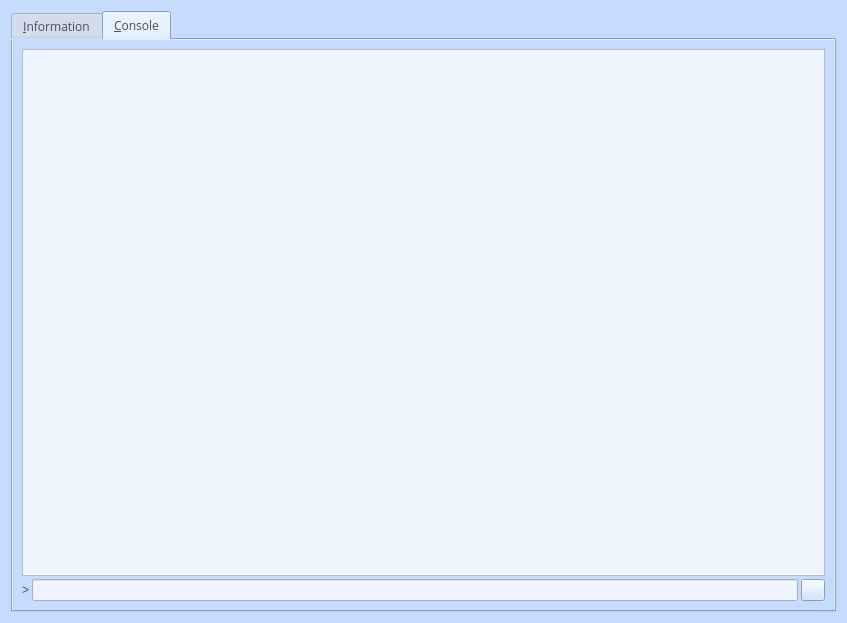
<?xml version="1.0" encoding="UTF-8"?>
<ui version="4.0">
 <class>RPCConsole</class>
 <widget class="QDialog" name="RPCConsole">
  <property name="geometry">
   <rect>
    <x>0</x>
    <y>0</y>
    <width>847</width>
    <height>623</height>
   </rect>
  </property>
  <property name="font">
   <font>
    <family>Open Sans,sans-serif</family>
   </font>
  </property>
  <property name="windowTitle">
   <string>InkWayCoin - Debug window</string>
  </property>
  <property name="styleSheet">
   <string notr="true">color:#505050;
font-family:'Open Sans,sans-serif';
background-color:rgb(198, 220, 255);</string>
  </property>
  <property name="sizeGripEnabled">
   <bool>false</bool>
  </property>
  <layout class="QVBoxLayout" name="verticalLayout_2" stretch="0">
   <item>
    <widget class="QTabWidget" name="tabWidget">
     <property name="tabShape">
      <enum>QTabWidget::Rounded</enum>
     </property>
     <property name="currentIndex">
      <number>1</number>
     </property>
     <widget class="QWidget" name="tab_info">
      <attribute name="title">
       <string>&amp;Information</string>
      </attribute>
      <layout class="QGridLayout" name="gridLayout" columnstretch="0,1">
       <property name="horizontalSpacing">
        <number>12</number>
       </property>
       <item row="7" column="0">
        <widget class="QLabel" name="label_11">
         <property name="font">
          <font>
           <family>Open Sans,sans-serif</family>
          </font>
         </property>
         <property name="text">
          <string>Network</string>
         </property>
        </widget>
       </item>
       <item row="3" column="1">
        <widget class="QLabel" name="openSSLVersion">
         <property name="cursor">
          <cursorShape>IBeamCursor</cursorShape>
         </property>
         <property name="text">
          <string>N/A</string>
         </property>
         <property name="textFormat">
          <enum>Qt::PlainText</enum>
         </property>
         <property name="textInteractionFlags">
          <set>Qt::LinksAccessibleByMouse|Qt::TextSelectableByKeyboard|Qt::TextSelectableByMouse</set>
         </property>
        </widget>
       </item>
       <item row="1" column="1">
        <widget class="QLabel" name="clientName">
         <property name="cursor">
          <cursorShape>IBeamCursor</cursorShape>
         </property>
         <property name="text">
          <string>N/A</string>
         </property>
         <property name="textFormat">
          <enum>Qt::PlainText</enum>
         </property>
         <property name="textInteractionFlags">
          <set>Qt::LinksAccessibleByMouse|Qt::TextSelectableByKeyboard|Qt::TextSelectableByMouse</set>
         </property>
        </widget>
       </item>
       <item row="2" column="1">
        <widget class="QLabel" name="clientVersion">
         <property name="cursor">
          <cursorShape>IBeamCursor</cursorShape>
         </property>
         <property name="text">
          <string>N/A</string>
         </property>
         <property name="textFormat">
          <enum>Qt::PlainText</enum>
         </property>
         <property name="textInteractionFlags">
          <set>Qt::LinksAccessibleByMouse|Qt::TextSelectableByKeyboard|Qt::TextSelectableByMouse</set>
         </property>
        </widget>
       </item>
       <item row="4" column="1">
        <widget class="QLabel" name="buildDate">
         <property name="cursor">
          <cursorShape>IBeamCursor</cursorShape>
         </property>
         <property name="text">
          <string>N/A</string>
         </property>
         <property name="textFormat">
          <enum>Qt::PlainText</enum>
         </property>
         <property name="textInteractionFlags">
          <set>Qt::LinksAccessibleByMouse|Qt::TextSelectableByKeyboard|Qt::TextSelectableByMouse</set>
         </property>
        </widget>
       </item>
       <item row="5" column="1">
        <widget class="QLabel" name="startupTime">
         <property name="cursor">
          <cursorShape>IBeamCursor</cursorShape>
         </property>
         <property name="text">
          <string>N/A</string>
         </property>
         <property name="textFormat">
          <enum>Qt::PlainText</enum>
         </property>
         <property name="textInteractionFlags">
          <set>Qt::LinksAccessibleByMouse|Qt::TextSelectableByKeyboard|Qt::TextSelectableByMouse</set>
         </property>
        </widget>
       </item>
       <item row="9" column="0">
        <widget class="QLabel" name="label_8">
         <property name="text">
          <string>On testnet</string>
         </property>
        </widget>
       </item>
       <item row="8" column="1">
        <widget class="QLabel" name="numberOfConnections">
         <property name="cursor">
          <cursorShape>IBeamCursor</cursorShape>
         </property>
         <property name="text">
          <string>N/A</string>
         </property>
         <property name="textFormat">
          <enum>Qt::PlainText</enum>
         </property>
         <property name="textInteractionFlags">
          <set>Qt::LinksAccessibleByMouse|Qt::TextSelectableByKeyboard|Qt::TextSelectableByMouse</set>
         </property>
        </widget>
       </item>
       <item row="2" column="0">
        <widget class="QLabel" name="label_6">
         <property name="text">
          <string>Client version</string>
         </property>
        </widget>
       </item>
       <item row="1" column="0">
        <widget class="QLabel" name="label_5">
         <property name="text">
          <string>Client name</string>
         </property>
        </widget>
       </item>
       <item row="3" column="0">
        <widget class="QLabel" name="label_14">
         <property name="text">
          <string>Using OpenSSL version</string>
         </property>
         <property name="indent">
          <number>-1</number>
         </property>
        </widget>
       </item>
       <item row="17" column="0">
        <widget class="QPushButton" name="openDebugLogfileButton">
         <property name="toolTip">
          <string>Open the inkwaycoin debug log file from the current data directory. This can take a few seconds for large log files.</string>
         </property>
         <property name="text">
          <string>&amp;Open</string>
         </property>
         <property name="autoDefault">
          <bool>false</bool>
         </property>
        </widget>
       </item>
       <item row="5" column="0">
        <widget class="QLabel" name="label_13">
         <property name="text">
          <string>Startup time</string>
         </property>
        </widget>
       </item>
       <item row="12" column="1">
        <widget class="QLabel" name="numberOfBlocks">
         <property name="cursor">
          <cursorShape>IBeamCursor</cursorShape>
         </property>
         <property name="text">
          <string>N/A</string>
         </property>
         <property name="textFormat">
          <enum>Qt::PlainText</enum>
         </property>
         <property name="textInteractionFlags">
          <set>Qt::LinksAccessibleByMouse|Qt::TextSelectableByKeyboard|Qt::TextSelectableByMouse</set>
         </property>
        </widget>
       </item>
       <item row="4" column="0">
        <widget class="QLabel" name="label_12">
         <property name="text">
          <string>Build date</string>
         </property>
        </widget>
       </item>
       <item row="21" column="0">
        <spacer name="verticalSpacer">
         <property name="orientation">
          <enum>Qt::Vertical</enum>
         </property>
         <property name="sizeHint" stdset="0">
          <size>
           <width>20</width>
           <height>40</height>
          </size>
         </property>
        </spacer>
       </item>
       <item row="16" column="0">
        <widget class="QLabel" name="labelDebugLogfile">
         <property name="font">
          <font>
           <family>Open Sans,sans-serif</family>
          </font>
         </property>
         <property name="text">
          <string>Debug log file</string>
         </property>
        </widget>
       </item>
       <item row="0" column="0">
        <widget class="QLabel" name="label_9">
         <property name="font">
          <font>
           <family>Open Sans,sans-serif</family>
          </font>
         </property>
         <property name="text">
          <string>InkWayCoin Core</string>
         </property>
        </widget>
       </item>
       <item row="15" column="0">
        <spacer name="verticalSpacer_2">
         <property name="orientation">
          <enum>Qt::Vertical</enum>
         </property>
         <property name="sizeHint" stdset="0">
          <size>
           <width>20</width>
           <height>40</height>
          </size>
         </property>
        </spacer>
       </item>
       <item row="11" column="0">
        <widget class="QLabel" name="label_10">
         <property name="font">
          <font>
           <family>Open Sans,sans-serif</family>
          </font>
         </property>
         <property name="text">
          <string>Block chain</string>
         </property>
        </widget>
       </item>
       <item row="13" column="1">
        <widget class="QLabel" name="totalBlocks">
         <property name="cursor">
          <cursorShape>IBeamCursor</cursorShape>
         </property>
         <property name="text">
          <string>N/A</string>
         </property>
         <property name="textFormat">
          <enum>Qt::PlainText</enum>
         </property>
         <property name="textInteractionFlags">
          <set>Qt::LinksAccessibleByMouse|Qt::TextSelectableByKeyboard|Qt::TextSelectableByMouse</set>
         </property>
        </widget>
       </item>
       <item row="13" column="0">
        <widget class="QLabel" name="label_4">
         <property name="text">
          <string>Estimated total blocks</string>
         </property>
        </widget>
       </item>
       <item row="12" column="0">
        <widget class="QLabel" name="label_3">
         <property name="text">
          <string>Current number of blocks</string>
         </property>
        </widget>
       </item>
       <item row="9" column="1">
        <widget class="QCheckBox" name="isTestNet">
         <property name="enabled">
          <bool>false</bool>
         </property>
         <property name="text">
          <string/>
         </property>
        </widget>
       </item>
       <item row="8" column="0">
        <widget class="QLabel" name="label_7">
         <property name="text">
          <string>Number of connections</string>
         </property>
        </widget>
       </item>
       <item row="14" column="0">
        <widget class="QLabel" name="label_2">
         <property name="text">
          <string>Last block time</string>
         </property>
        </widget>
       </item>
       <item row="20" column="0">
        <widget class="QPushButton" name="showCLOptionsButton">
         <property name="toolTip">
          <string>Show the inkwaycoin-Qt help message to get a list with possible inkwaycoin command-line options.</string>
         </property>
         <property name="text">
          <string>&amp;Show</string>
         </property>
         <property name="autoDefault">
          <bool>false</bool>
         </property>
        </widget>
       </item>
       <item row="14" column="1">
        <widget class="QLabel" name="lastBlockTime">
         <property name="cursor">
          <cursorShape>IBeamCursor</cursorShape>
         </property>
         <property name="text">
          <string>N/A</string>
         </property>
         <property name="textFormat">
          <enum>Qt::PlainText</enum>
         </property>
         <property name="textInteractionFlags">
          <set>Qt::LinksAccessibleByMouse|Qt::TextSelectableByKeyboard|Qt::TextSelectableByMouse</set>
         </property>
        </widget>
       </item>
       <item row="19" column="0">
        <widget class="QLabel" name="labelCLOptions">
         <property name="font">
          <font>
           <family>Open Sans,sans-serif</family>
          </font>
         </property>
         <property name="text">
          <string>Command-line options</string>
         </property>
        </widget>
       </item>
       <item row="6" column="0">
        <spacer name="verticalSpacer_4">
         <property name="orientation">
          <enum>Qt::Vertical</enum>
         </property>
         <property name="sizeHint" stdset="0">
          <size>
           <width>20</width>
           <height>40</height>
          </size>
         </property>
        </spacer>
       </item>
       <item row="10" column="0">
        <spacer name="verticalSpacer_3">
         <property name="orientation">
          <enum>Qt::Vertical</enum>
         </property>
         <property name="sizeHint" stdset="0">
          <size>
           <width>20</width>
           <height>40</height>
          </size>
         </property>
        </spacer>
       </item>
       <item row="18" column="0">
        <spacer name="verticalSpacer_5">
         <property name="orientation">
          <enum>Qt::Vertical</enum>
         </property>
         <property name="sizeHint" stdset="0">
          <size>
           <width>20</width>
           <height>40</height>
          </size>
         </property>
        </spacer>
       </item>
      </layout>
     </widget>
     <widget class="QWidget" name="tab_console">
      <attribute name="title">
       <string>&amp;Console</string>
      </attribute>
      <layout class="QVBoxLayout" name="verticalLayout_3">
       <property name="spacing">
        <number>3</number>
       </property>
       <item>
        <widget class="QTextEdit" name="messagesWidget">
         <property name="minimumSize">
          <size>
           <width>0</width>
           <height>100</height>
          </size>
         </property>
         <property name="styleSheet">
          <string notr="true">background-color:rgb(238,245,255);</string>
         </property>
         <property name="readOnly">
          <bool>true</bool>
         </property>
         <property name="tabKeyNavigation" stdset="0">
          <bool>false</bool>
         </property>
         <property name="columnCount" stdset="0">
          <number>2</number>
         </property>
        </widget>
       </item>
       <item>
        <layout class="QHBoxLayout" name="horizontalLayout">
         <property name="spacing">
          <number>3</number>
         </property>
         <item>
          <widget class="QLabel" name="label">
           <property name="text">
            <string notr="true">&gt;</string>
           </property>
          </widget>
         </item>
         <item>
          <widget class="QLineEdit" name="lineEdit">
           <property name="styleSheet">
            <string notr="true">background-color:rgb(238,245,255);</string>
           </property>
           <property name="clearButtonEnabled" stdset="0">
            <bool>false</bool>
           </property>
          </widget>
         </item>
         <item>
          <widget class="QPushButton" name="clearButton">
           <property name="maximumSize">
            <size>
             <width>24</width>
             <height>24</height>
            </size>
           </property>
           <property name="toolTip">
            <string>Clear console</string>
           </property>
           <property name="text">
            <string/>
           </property>
           <property name="icon">
            <iconset resource="../bitcoin.qrc">
             <normaloff>:/icons/remove</normaloff>:/icons/remove</iconset>
           </property>
           <property name="iconSize">
            <size>
             <width>32</width>
             <height>16</height>
            </size>
           </property>
           <property name="shortcut">
            <string notr="true">Ctrl+L</string>
           </property>
           <property name="autoDefault">
            <bool>false</bool>
           </property>
          </widget>
         </item>
        </layout>
       </item>
      </layout>
     </widget>
    </widget>
   </item>
  </layout>
 </widget>
 <resources>
  <include location="../bitcoin.qrc"/>
 </resources>
 <connections/>
</ui>
